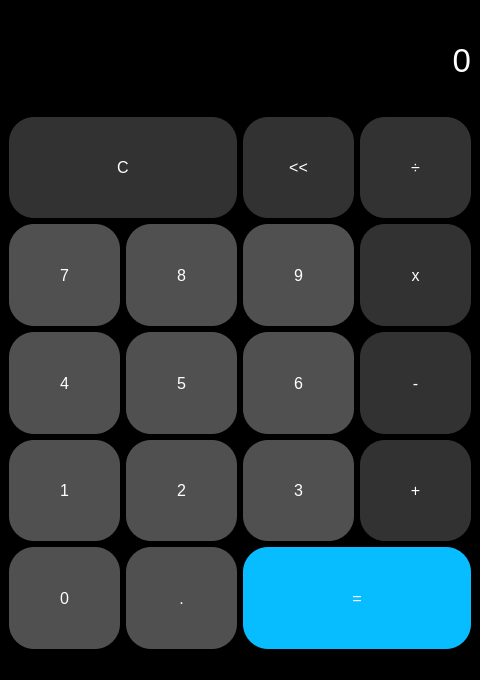
<?xml version="1.0" encoding="UTF-8"?>
<ui version="4.0">
 <class>MainWindow</class>
 <widget class="QMainWindow" name="MainWindow">
  <property name="geometry">
   <rect>
    <x>0</x>
    <y>0</y>
    <width>480</width>
    <height>680</height>
   </rect>
  </property>
  <property name="minimumSize">
   <size>
    <width>480</width>
    <height>680</height>
   </size>
  </property>
  <property name="maximumSize">
   <size>
    <width>480</width>
    <height>680</height>
   </size>
  </property>
  <property name="windowTitle">
   <string>Calculator</string>
  </property>
  <property name="styleSheet">
   <string notr="true">background-color: rgb(0, 0, 0);</string>
  </property>
  <widget class="QWidget" name="centralwidget">
   <layout class="QVBoxLayout" name="verticalLayout">
    <item>
     <layout class="QGridLayout" name="gridLayout">
      <item row="5" column="0">
       <widget class="QPushButton" name="zero_button">
        <property name="sizePolicy">
         <sizepolicy hsizetype="MinimumExpanding" vsizetype="MinimumExpanding">
          <horstretch>0</horstretch>
          <verstretch>10</verstretch>
         </sizepolicy>
        </property>
        <property name="font">
         <font>
          <pointsize>12</pointsize>
         </font>
        </property>
        <property name="styleSheet">
         <string notr="true">QPushButton{
background-color: rgb(80,80,80);
border-radius:25px;
color: rgb(255, 255, 255);}

QPushButton:hover{
background-color: rgb(50, 50, 50);
border-radius:25px;
color: rgb(255, 255, 255);}

QPushButton{
background-color: rgb(80,80,80);
border-radius:25px;
color: rgb(255, 255, 255);}</string>
        </property>
        <property name="text">
         <string>0</string>
        </property>
        <property name="shortcut">
         <string>0</string>
        </property>
       </widget>
      </item>
      <item row="2" column="0">
       <widget class="QPushButton" name="seven_button">
        <property name="sizePolicy">
         <sizepolicy hsizetype="MinimumExpanding" vsizetype="MinimumExpanding">
          <horstretch>0</horstretch>
          <verstretch>10</verstretch>
         </sizepolicy>
        </property>
        <property name="font">
         <font>
          <pointsize>12</pointsize>
         </font>
        </property>
        <property name="styleSheet">
         <string notr="true">QPushButton{
background-color: rgb(80,80,80);
border-radius:25px;
color: rgb(255, 255, 255);}

QPushButton:hover{
background-color: rgb(50, 50, 50);
border-radius:25px;
color: rgb(255, 255, 255);}

QPushButton{
background-color: rgb(80,80,80);
border-radius:25px;
color: rgb(255, 255, 255);}</string>
        </property>
        <property name="text">
         <string>7</string>
        </property>
        <property name="shortcut">
         <string>7</string>
        </property>
       </widget>
      </item>
      <item row="0" column="0" colspan="4">
       <widget class="QLabel" name="output_label">
        <property name="sizePolicy">
         <sizepolicy hsizetype="MinimumExpanding" vsizetype="Preferred">
          <horstretch>0</horstretch>
          <verstretch>10</verstretch>
         </sizepolicy>
        </property>
        <property name="font">
         <font>
          <pointsize>25</pointsize>
         </font>
        </property>
        <property name="styleSheet">
         <string notr="true">color: rgb(255, 255, 255);</string>
        </property>
        <property name="text">
         <string>0</string>
        </property>
        <property name="alignment">
         <set>Qt::AlignRight|Qt::AlignTrailing|Qt::AlignVCenter</set>
        </property>
       </widget>
      </item>
      <item row="2" column="1">
       <widget class="QPushButton" name="eight_button">
        <property name="sizePolicy">
         <sizepolicy hsizetype="MinimumExpanding" vsizetype="MinimumExpanding">
          <horstretch>0</horstretch>
          <verstretch>10</verstretch>
         </sizepolicy>
        </property>
        <property name="font">
         <font>
          <pointsize>12</pointsize>
         </font>
        </property>
        <property name="styleSheet">
         <string notr="true">QPushButton{
background-color: rgb(80,80,80);
border-radius:25px;
color: rgb(255, 255, 255);}

QPushButton:hover{
background-color: rgb(50, 50, 50);
border-radius:25px;
color: rgb(255, 255, 255);}

QPushButton{
background-color: rgb(80,80,80);
border-radius:25px;
color: rgb(255, 255, 255);}</string>
        </property>
        <property name="text">
         <string>8</string>
        </property>
        <property name="shortcut">
         <string>8</string>
        </property>
       </widget>
      </item>
      <item row="4" column="1">
       <widget class="QPushButton" name="two_button">
        <property name="sizePolicy">
         <sizepolicy hsizetype="MinimumExpanding" vsizetype="MinimumExpanding">
          <horstretch>0</horstretch>
          <verstretch>10</verstretch>
         </sizepolicy>
        </property>
        <property name="font">
         <font>
          <pointsize>12</pointsize>
         </font>
        </property>
        <property name="styleSheet">
         <string notr="true">QPushButton{
background-color: rgb(80,80,80);
border-radius:25px;
color: rgb(255, 255, 255);}

QPushButton:hover{
background-color: rgb(50, 50, 50);
border-radius:25px;
color: rgb(255, 255, 255);}

QPushButton{
background-color: rgb(80,80,80);
border-radius:25px;
color: rgb(255, 255, 255);}</string>
        </property>
        <property name="text">
         <string>2</string>
        </property>
        <property name="shortcut">
         <string>2</string>
        </property>
       </widget>
      </item>
      <item row="5" column="1">
       <widget class="QPushButton" name="dot_button">
        <property name="sizePolicy">
         <sizepolicy hsizetype="MinimumExpanding" vsizetype="MinimumExpanding">
          <horstretch>0</horstretch>
          <verstretch>10</verstretch>
         </sizepolicy>
        </property>
        <property name="font">
         <font>
          <pointsize>12</pointsize>
         </font>
        </property>
        <property name="styleSheet">
         <string notr="true">QPushButton{
background-color: rgb(80,80,80);
border-radius:25px;
color: rgb(255, 255, 255);}

QPushButton:hover{
background-color: rgb(50, 50, 50);
border-radius:25px;
color: rgb(255, 255, 255);}

QPushButton{
background-color: rgb(80,80,80);
border-radius:25px;
color: rgb(255, 255, 255);}</string>
        </property>
        <property name="text">
         <string>.</string>
        </property>
        <property name="shortcut">
         <string>.</string>
        </property>
       </widget>
      </item>
      <item row="3" column="1">
       <widget class="QPushButton" name="five_button">
        <property name="sizePolicy">
         <sizepolicy hsizetype="MinimumExpanding" vsizetype="MinimumExpanding">
          <horstretch>0</horstretch>
          <verstretch>10</verstretch>
         </sizepolicy>
        </property>
        <property name="font">
         <font>
          <pointsize>12</pointsize>
         </font>
        </property>
        <property name="styleSheet">
         <string notr="true">QPushButton{
background-color: rgb(80,80,80);
border-radius:25px;
color: rgb(255, 255, 255);}

QPushButton:hover{
background-color: rgb(50, 50, 50);
border-radius:25px;
color: rgb(255, 255, 255);}

QPushButton{
background-color: rgb(80,80,80);
border-radius:25px;
color: rgb(255, 255, 255);}</string>
        </property>
        <property name="text">
         <string>5</string>
        </property>
        <property name="shortcut">
         <string>5</string>
        </property>
       </widget>
      </item>
      <item row="4" column="0">
       <widget class="QPushButton" name="one_button">
        <property name="sizePolicy">
         <sizepolicy hsizetype="MinimumExpanding" vsizetype="MinimumExpanding">
          <horstretch>0</horstretch>
          <verstretch>10</verstretch>
         </sizepolicy>
        </property>
        <property name="font">
         <font>
          <pointsize>12</pointsize>
         </font>
        </property>
        <property name="styleSheet">
         <string notr="true">QPushButton{
background-color: rgb(80,80,80);
border-radius:25px;
color: rgb(255, 255, 255);}

QPushButton:hover{
background-color: rgb(50, 50, 50);
border-radius:25px;
color: rgb(255, 255, 255);}

QPushButton{
background-color: rgb(80,80,80);
border-radius:25px;
color: rgb(255, 255, 255);}</string>
        </property>
        <property name="text">
         <string>1</string>
        </property>
        <property name="shortcut">
         <string>1</string>
        </property>
       </widget>
      </item>
      <item row="2" column="2">
       <widget class="QPushButton" name="nine_button">
        <property name="sizePolicy">
         <sizepolicy hsizetype="MinimumExpanding" vsizetype="MinimumExpanding">
          <horstretch>0</horstretch>
          <verstretch>10</verstretch>
         </sizepolicy>
        </property>
        <property name="font">
         <font>
          <pointsize>12</pointsize>
         </font>
        </property>
        <property name="styleSheet">
         <string notr="true">QPushButton{
background-color: rgb(80,80,80);
border-radius:25px;
color: rgb(255, 255, 255);}

QPushButton:hover{
background-color: rgb(50, 50, 50);
border-radius:25px;
color: rgb(255, 255, 255);}

QPushButton{
background-color: rgb(80,80,80);
border-radius:25px;
color: rgb(255, 255, 255);}</string>
        </property>
        <property name="text">
         <string>9</string>
        </property>
        <property name="shortcut">
         <string>9</string>
        </property>
       </widget>
      </item>
      <item row="1" column="3">
       <widget class="QPushButton" name="division_button">
        <property name="sizePolicy">
         <sizepolicy hsizetype="MinimumExpanding" vsizetype="MinimumExpanding">
          <horstretch>0</horstretch>
          <verstretch>10</verstretch>
         </sizepolicy>
        </property>
        <property name="font">
         <font>
          <pointsize>12</pointsize>
         </font>
        </property>
        <property name="styleSheet">
         <string notr="true">QPushButton{
background-color: rgb(50, 50, 50);
border-radius:25px;
color: rgb(255, 255, 255);}

QPushButton:hover{
background-color: rgb(80,80,80);
border-radius:25px;
color: rgb(255, 255, 255);}

QPushButton{
background-color: rgb(50, 50, 50);
border-radius:25px;
color: rgb(255, 255, 255);}</string>
        </property>
        <property name="text">
         <string>÷</string>
        </property>
        <property name="shortcut">
         <string>/</string>
        </property>
       </widget>
      </item>
      <item row="2" column="3">
       <widget class="QPushButton" name="multiply_button">
        <property name="sizePolicy">
         <sizepolicy hsizetype="MinimumExpanding" vsizetype="MinimumExpanding">
          <horstretch>0</horstretch>
          <verstretch>10</verstretch>
         </sizepolicy>
        </property>
        <property name="font">
         <font>
          <pointsize>12</pointsize>
         </font>
        </property>
        <property name="styleSheet">
         <string notr="true">QPushButton{
background-color: rgb(50, 50, 50);
border-radius:25px;
color: rgb(255, 255, 255);}

QPushButton:hover{
background-color: rgb(80,80,80);
border-radius:25px;
color: rgb(255, 255, 255);}

QPushButton{
background-color: rgb(50, 50, 50);
border-radius:25px;
color: rgb(255, 255, 255);}</string>
        </property>
        <property name="text">
         <string>x</string>
        </property>
        <property name="shortcut">
         <string>*</string>
        </property>
       </widget>
      </item>
      <item row="3" column="2">
       <widget class="QPushButton" name="six_button">
        <property name="sizePolicy">
         <sizepolicy hsizetype="MinimumExpanding" vsizetype="MinimumExpanding">
          <horstretch>0</horstretch>
          <verstretch>10</verstretch>
         </sizepolicy>
        </property>
        <property name="font">
         <font>
          <pointsize>12</pointsize>
         </font>
        </property>
        <property name="styleSheet">
         <string notr="true">QPushButton{
background-color: rgb(80,80,80);
border-radius:25px;
color: rgb(255, 255, 255);}

QPushButton:hover{
background-color: rgb(50, 50, 50);
border-radius:25px;
color: rgb(255, 255, 255);}

QPushButton{
background-color: rgb(80,80,80);
border-radius:25px;
color: rgb(255, 255, 255);}</string>
        </property>
        <property name="text">
         <string>6</string>
        </property>
        <property name="shortcut">
         <string>6</string>
        </property>
       </widget>
      </item>
      <item row="3" column="3">
       <widget class="QPushButton" name="subtract_button">
        <property name="sizePolicy">
         <sizepolicy hsizetype="MinimumExpanding" vsizetype="MinimumExpanding">
          <horstretch>0</horstretch>
          <verstretch>10</verstretch>
         </sizepolicy>
        </property>
        <property name="font">
         <font>
          <pointsize>12</pointsize>
         </font>
        </property>
        <property name="styleSheet">
         <string notr="true">QPushButton{
background-color: rgb(50, 50, 50);
border-radius:25px;
color: rgb(255, 255, 255);}

QPushButton:hover{
background-color: rgb(80,80,80);
border-radius:25px;
color: rgb(255, 255, 255);}

QPushButton{
background-color: rgb(50, 50, 50);
border-radius:25px;
color: rgb(255, 255, 255);}</string>
        </property>
        <property name="text">
         <string>-</string>
        </property>
        <property name="shortcut">
         <string>-</string>
        </property>
       </widget>
      </item>
      <item row="4" column="3">
       <widget class="QPushButton" name="add_button">
        <property name="sizePolicy">
         <sizepolicy hsizetype="MinimumExpanding" vsizetype="MinimumExpanding">
          <horstretch>0</horstretch>
          <verstretch>10</verstretch>
         </sizepolicy>
        </property>
        <property name="font">
         <font>
          <pointsize>12</pointsize>
         </font>
        </property>
        <property name="styleSheet">
         <string notr="true">QPushButton{
background-color: rgb(50, 50, 50);
border-radius:25px;
color: rgb(255, 255, 255);}

QPushButton:hover{
background-color: rgb(80,80,80);
border-radius:25px;
color: rgb(255, 255, 255);}

QPushButton{
background-color: rgb(50, 50, 50);
border-radius:25px;
color: rgb(255, 255, 255);}</string>
        </property>
        <property name="text">
         <string>+</string>
        </property>
        <property name="shortcut">
         <string>+</string>
        </property>
       </widget>
      </item>
      <item row="4" column="2">
       <widget class="QPushButton" name="three_button">
        <property name="sizePolicy">
         <sizepolicy hsizetype="MinimumExpanding" vsizetype="MinimumExpanding">
          <horstretch>0</horstretch>
          <verstretch>10</verstretch>
         </sizepolicy>
        </property>
        <property name="font">
         <font>
          <pointsize>12</pointsize>
         </font>
        </property>
        <property name="styleSheet">
         <string notr="true">QPushButton{
background-color: rgb(80,80,80);
border-radius:25px;
color: rgb(255, 255, 255);}

QPushButton:hover{
background-color: rgb(50, 50, 50);
border-radius:25px;
color: rgb(255, 255, 255);}

QPushButton{
background-color: rgb(80,80,80);
border-radius:25px;
color: rgb(255, 255, 255);}</string>
        </property>
        <property name="text">
         <string>3</string>
        </property>
        <property name="shortcut">
         <string>3</string>
        </property>
       </widget>
      </item>
      <item row="1" column="2">
       <widget class="QPushButton" name="delete_button">
        <property name="sizePolicy">
         <sizepolicy hsizetype="MinimumExpanding" vsizetype="MinimumExpanding">
          <horstretch>0</horstretch>
          <verstretch>10</verstretch>
         </sizepolicy>
        </property>
        <property name="font">
         <font>
          <pointsize>12</pointsize>
         </font>
        </property>
        <property name="styleSheet">
         <string notr="true">QPushButton{
background-color: rgb(50, 50, 50);
border-radius:25px;
color: rgb(255, 255, 255);}

QPushButton:hover{
background-color: rgb(80,80,80);
border-radius:25px;
color: rgb(255, 255, 255);}

QPushButton{
background-color: rgb(50, 50, 50);
border-radius:25px;
color: rgb(255, 255, 255);}</string>
        </property>
        <property name="text">
         <string>&lt;&lt;</string>
        </property>
        <property name="shortcut">
         <string>Backspace</string>
        </property>
       </widget>
      </item>
      <item row="3" column="0">
       <widget class="QPushButton" name="four_button">
        <property name="sizePolicy">
         <sizepolicy hsizetype="MinimumExpanding" vsizetype="MinimumExpanding">
          <horstretch>0</horstretch>
          <verstretch>10</verstretch>
         </sizepolicy>
        </property>
        <property name="font">
         <font>
          <pointsize>12</pointsize>
         </font>
        </property>
        <property name="styleSheet">
         <string notr="true">QPushButton{
background-color: rgb(80,80,80);
border-radius:25px;
color: rgb(255, 255, 255);}

QPushButton:hover{
background-color: rgb(50, 50, 50);
border-radius:25px;
color: rgb(255, 255, 255);}

QPushButton{
background-color: rgb(80,80,80);
border-radius:25px;
color: rgb(255, 255, 255);}</string>
        </property>
        <property name="text">
         <string>4</string>
        </property>
        <property name="shortcut">
         <string>4</string>
        </property>
       </widget>
      </item>
      <item row="5" column="2" colspan="2">
       <widget class="QPushButton" name="equal_button">
        <property name="sizePolicy">
         <sizepolicy hsizetype="MinimumExpanding" vsizetype="MinimumExpanding">
          <horstretch>0</horstretch>
          <verstretch>10</verstretch>
         </sizepolicy>
        </property>
        <property name="font">
         <font>
          <pointsize>12</pointsize>
         </font>
        </property>
        <property name="styleSheet">
         <string notr="true">QPushButton{
background-color: rgb(7, 189, 255);
border-radius:25px;
color: rgb(255, 255, 255);}

QPushButton:hover{
background-color: rgb(0, 147, 221);
border-radius:25px;
color: rgb(255, 255, 255);}

QPushButton{
background-color: rgb(7, 189, 255);
border-radius:25px;
color: rgb(255, 255, 255);}</string>
        </property>
        <property name="text">
         <string>=</string>
        </property>
        <property name="shortcut">
         <string>Enter</string>
        </property>
       </widget>
      </item>
      <item row="1" column="0" colspan="2">
       <widget class="QPushButton" name="clear_button">
        <property name="sizePolicy">
         <sizepolicy hsizetype="MinimumExpanding" vsizetype="Preferred">
          <horstretch>0</horstretch>
          <verstretch>10</verstretch>
         </sizepolicy>
        </property>
        <property name="font">
         <font>
          <pointsize>12</pointsize>
         </font>
        </property>
        <property name="styleSheet">
         <string notr="true">QPushButton{
background-color: rgb(50, 50, 50);
border-radius:25px;
color: rgb(255, 255, 255);}

QPushButton:hover{
background-color: rgb(80,80,80);
border-radius:25px;
color: rgb(255, 255, 255);}

QPushButton{
background-color: rgb(50, 50, 50);
border-radius:25px;
color: rgb(255, 255, 255);}</string>
        </property>
        <property name="text">
         <string>C</string>
        </property>
       </widget>
      </item>
     </layout>
    </item>
   </layout>
  </widget>
  <widget class="QMenuBar" name="menubar">
   <property name="geometry">
    <rect>
     <x>0</x>
     <y>0</y>
     <width>480</width>
     <height>26</height>
    </rect>
   </property>
  </widget>
  <widget class="QStatusBar" name="statusbar"/>
 </widget>
 <resources/>
 <connections/>
</ui>
